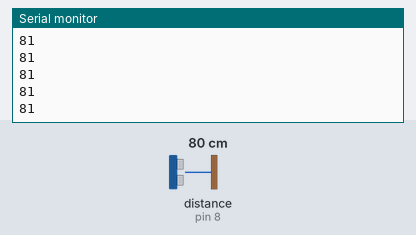
A sketch run on a simulated Arduino Uno, built with avr-gcc and run on an emulated ATmega328P. Shown: the last lines printed to the serial monitor. The test bench sets the inputs (shaded band); at power-on: distance to the obstacle (sensor on pin 8) 80 cm. The echo pulse lasts 58.3 µs per cm.

Above: at 1.2 s.
1.3 s: distance to the obstacle (sensor on pin 8) set to 2 cm
At 1.59 s:
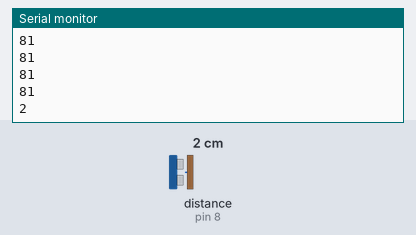
2.8 s: distance to the obstacle (sensor on pin 8) set to 4 cm
At 2.8 s:
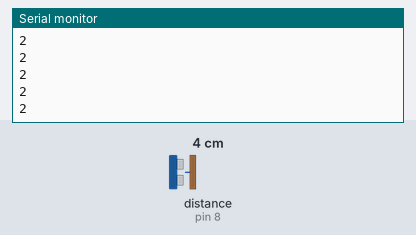
Timing chart, 0 to 5.8 s (numbered marks = the images above; inputs shaded):
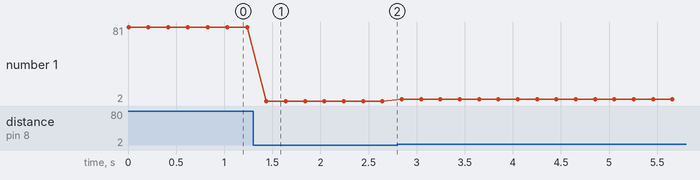

Measured:
- after the input at 1.3 s, the serial monitor: prints a new line after 0.14 s (image 1)
- plotted number 1: 81 → 2 after the input at 1.3 s, 2 → 4 after the input at 2.8 s

The sketch:

distans-sensortest.ino
```cpp
// denna kod är till distansmätaren


#include <NewPing.h>
const int echo = 8;
const int trig = 6;

NewPing sonar(trig, echo, 4500);


void setup() {
  // initialize serial communication:
  Serial.begin(9600);


}

void loop() {

 int cm = sonar.ping_cm();
 Serial.println(cm);
 delay(200);

}
```
